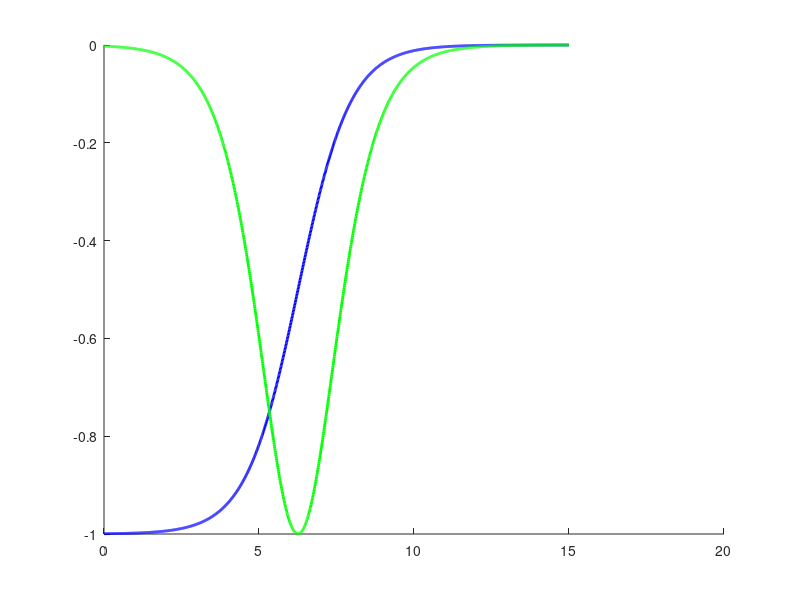

Source code (MATLAB):
function ComputeOPT
% Computes optical potential parameters for fold based on Muhsins paper.

%%%%%%%%%%%%%%%%%%%%%%%%%%%%%%%%%%%%%%%%%%%%%%%%%%%%%%%%%%%%%%%%%%%%%%%%%
%%%%%%%%%%%%%%%%% Definition of Parameters %%%%%%%%%%%%%%%%%%%%%%%%%%%%%%
%%%%%%%%%%%%%%%%%%%%%%%%%%%%%%%%%%%%%%%%%%%%%%%%%%%%%%%%%%%%%%%%%%%%%%%%%

% Definition of constants in physics (SI-units):
eps0 = 8.854187817e-12;           % Dielectric permeability of vacuum
qe = 1.60217662e-19;              % Elementary charge constant.

% Definition of projectile and target (assume n->p transition).
A_target = 116;
Z_target = 50;
A_project = 3;
Z_project = 2;
Ebeam_LAB = 420.0;
DEbeam_LAB = 0.252;
Eeject_LAB = 406.90;
DEeject_LAB = 0.252;

% Definition of paper paparemeters:
rc_coeff = 1.24; % [fm]
rc_off = 0.12; % [fm]
V0 = 118.3; % [MeV].
Ve = -0.13; % [dim. less]
r0_coeff = 1.30; % [fm]
r0_off = -0.48; % [fm]
ar0 = 0.82; % [fm]
Wv0 = 38.5; % [MeV]
Wve0 = 156.1; % [MeV]
Wvew = 52.4; % [MeV]
Ws0 = 35.0; % [MeV]
Wst = 34.2; % [MeV]
Wse0 = 30.8; % [MeV]
Wsew = 106.4; % [MeV]
rw_coeff = 1.31; % [fm]
rw_off = -0.13; % [fm]
aw0 = 0.84; % [fm]

% Definition of uncertainties in parameters:
D_rc_coeff = 0.0; % [fm]
D_rc_off = 0.0; % [fm]
D_V0 = 1.3; % [MeV]
D_Ve = 0.01; % [dim. less]
D_r0_coeff = 0.01; % [fm]
D_r0_off = 0.05; % [fm]
D_ar0 = 0.01; % [fm]
D_Wv0 = 3.9; % [MeV]
D_Wve0 = 11.9; % [MeV]
D_Wvew = 8.2; % [MeV]
D_Ws0 = 1.1; % [MeV]
D_Wst = 8.0; % [MeV]
D_Wse0 = 4.7; % [MeV]
D_Wsew = 8.0; % [MeV]
D_rw_coeff = 0.02; % [fm]
D_rw_off = 0.10; % [fm]
D_aw0 = 0.01; % [fm]

% Definition of correlation coefficients (sequence is as above:
A = [0     0     0     0     0     0     0     0     0     0     0     0     0     0     0     0     0;  
     0     0     0     0     0     0     0     0     0     0     0     0     0     0     0     0     0;  
     0     0     0     0     0     0     0     0     0     0     0     0     0     0     0     0     0;  
     0     0    -0.3   0     0     0     0     0     0     0     0     0     0     0     0     0     0;  
     0     0    -0.3  -0.4   0     0     0     0     0     0     0     0     0     0     0     0     0;  
     0     0    -0.1   0.4  -0.9   0     0     0     0     0     0     0     0     0     0     0     0;  
     0     0     0.5   0.4  -0.6   0.3   0     0     0     0     0     0     0     0     0     0     0;  
     0     0    -0.3   0.5  -0.1   0.1   0.2   0     0     0     0     0     0     0     0     0     0;  
     0     0    -0.2  -0.2   0.2  -0.1  -0.2   0.5   0     0     0     0     0     0     0     0     0;  
     0     0     0    -0.3   0.1  -0.2   0     0.4   0.8   0     0     0     0     0     0     0     0;  
     0     0    -0.1   0.1   0     0.1  -0.2  -0.1  -0.3  -0.6   0     0     0     0     0     0     0;  
     0     0     0.2   0     0.1  -0.2   0    -0.2  -0.2  -0.3   0     0     0     0     0     0     0;  
     0     0    -0.1  -0.2   0.2  -0.1  -0.4   0     0.2  -0.1  -0.1  -0.3   0     0     0     0     0;  
     0     0    -0.1  -0.4   0.2  -0.1  -0.5  -0.3   0.4   0.3  -0.1   0.2   0.1   0     0     0     0;  
     0     0     0    -0.2   0.1  -0.1   0.1   0.2   0.3   0.5  -0.2  -0.7   0.2  -0.2   0     0     0;  
     0     0     0.1   0.4  -0.3   0.2   0.2  -0.1  -0.3  -0.3   0.1   0.6  -0.4   0    -0.9   0     0;  
     0     0    -0.1  -0.5   0.1   0    -0.4  -0.3   0    -0.1   0     0     0.1   0.4   0    -0.3   0];
     
%%%%%%%%%%%%%%%%%%%%%%%%%%%%%%%%%%%%%%%%%%%%%%%%%%%%%%%%%%%%%%%%%%%%%%%%%
%%%%%%%%%%%%%%%%% Transform our matrix to a covariance matrix%%%%%%%%%%%%
%%%%%%%%%%%%%%%%%%%%%%%%%%%%%%%%%%%%%%%%%%%%%%%%%%%%%%%%%%%%%%%%%%%%%%%%%

A = A + A.';
A = A + eye(17);

A(:,1) = A(:,1)*D_rc_coeff;
A(:,2) = A(:,2)*D_rc_off; 
A(:,3) = A(:,3)*D_V0; 
A(:,4) = A(:,4)*D_Ve; 
A(:,5) = A(:,5)*D_r0_coeff; 
A(:,6) = A(:,6)*D_r0_off; 
A(:,7) = A(:,7)*D_ar0; 
A(:,8) = A(:,8)*D_Wv0; 
A(:,9) = A(:,9)*D_Wve0; 
A(:,10) = A(:,10)*D_Wvew; 
A(:,11) = A(:,11)*D_Ws0; 
A(:,12) = A(:,12)*D_Wst;
A(:,13) = A(:,13)*D_Wse0; 
A(:,14) = A(:,14)*D_Wsew; 
A(:,15) = A(:,15)*D_rw_coeff;
A(:,16) = A(:,16)*D_rw_off;
A(:,17) = A(:,17)*D_aw0; 

A(1,:) = A(1,:)*D_rc_coeff;
A(2,:) = A(2,:)*D_rc_off; 
A(3,:) = A(3,:)*D_V0; 
A(4,:) = A(4,:)*D_Ve; 
A(5,:) = A(5,:)*D_r0_coeff; 
A(6,:) = A(6,:)*D_r0_off; 
A(7,:) = A(7,:)*D_ar0; 
A(8,:) = A(8,:)*D_Wv0; 
A(9,:) = A(9,:)*D_Wve0; 
A(10,:) = A(10,:)*D_Wvew; 
A(11,:) = A(11,:)*D_Ws0; 
A(12,:) = A(12,:)*D_Wst;
A(13,:) = A(13,:)*D_Wse0; 
A(14,:) = A(14,:)*D_Wsew; 
A(15,:) = A(15,:)*D_rw_coeff;
A(16,:) = A(16,:)*D_rw_off;
A(17,:) = A(17,:)*D_aw0; 

%%%%%%%%%%%%%%%%%%%%%%%%%%%%%%%%%%%%%%%%%%%%%%%%%%%%%%%%%%%%%%%%%%%%%%%%%
%%%%%%%%%%%%%%%%% Performing the computation %%%%%%%%%%%%%%%%%%%%%%%%%%%%
%%%%%%%%%%%%%%%%%%%%%%%%%%%%%%%%%%%%%%%%%%%%%%%%%%%%%%%%%%%%%%%%%%%%%%%%%

% Coulomb radius:
Rc = rc_coeff*(A_target^(1/3)) + rc_off; % [coulomb radius in fm]
dRc_drc_coeff = A_target^(1/3);
dRc_drc_off = 1;
DRc = dRc_drc_coeff*dRc_drc_coeff*A(1,1) + dRc_drc_off*dRc_drc_off*A(2,2) + 2*dRc_drc_coeff*dRc_drc_off*A(1,2);
DRc = sqrt(DRc);                        % [Error in Coulomb radius in fm].
Rc_fold = Rc/(A_target^(1/3));          % [Coulomb radius FOLD-input]
DRc_fold = DRc/(A_target^(1/3));        % [Error in Coulomb radius FOLD-input]

% Coulomb excitation (Skip errors in physics constants, Z & A):
Ec_before = (6*Z_target*Z_project*qe*qe)/(5*Rc*1e-15); % [Joule].
dEc_before_dRc = Ec_before*(-1/Rc);
DEc_before = sqrt(dEc_before_dRc*dEc_before_dRc*DRc*DRc);
Ec_before = Ec_before/(4*pi*eps0);
DEc_before = DEc_before/(4*pi*eps0);
Ec_before = Ec_before/(qe*1e6); % [MeV].
DEc_before = DEc_before/(qe*1e6); % [MeV].
Ec_after = (6*(Z_target+1)*(Z_project-1)*qe*qe)/(5*Rc*1e-15);
dEc_after_dRc = Ec_after*(-1/Rc);
DEc_after = sqrt(dEc_after_dRc*dEc_after_dRc*DRc*DRc);
Ec_after = Ec_after/(4*pi*eps0);
DEc_after = DEc_after/(4*pi*eps0);
Ec_after = Ec_after/(qe*1e6); % [MeV]. 
DEc_after = DEc_after/(qe*1e6); % [MeV]. 

% Computation of the real volume Wood-Saxon:
RR = r0_coeff*(A_target^(1/3)) + r0_off;
dRR_dr0_coeff = (A_target^(1/3));
dRR_dr0_off = 1;
DRR = sqrt(dRR_dr0_coeff*dRR_dr0_coeff*A(5,5) + dRR_dr0_off*dRR_dr0_off*A(6,6) + 2*dRR_dr0_coeff*dRR_dr0_off*A(5,6));
RR_fold = RR/(A_target^(1/3));
DRR_fold = DRR/(A_target^(1/3));
aR = ar0;
DaR = sqrt(A(7,7));

VR_before = V0 + Ve*(Ebeam_LAB-Ec_before); % [MeV]
dVR_before_dV0 = 1;
dVR_before_dVe = Ebeam_LAB-Ec_before;
dVR_before_dEbeam_LAB = Ve;
dVR_before_dEc_before = -Ve;
DVR_before = sqrt(dVR_before_dV0*dVR_before_dV0*A(3,3) + dVR_before_dVe*dVR_before_dVe*A(4,4) + 2*dVR_before_dV0*dVR_before_dVe*A(3,4) + dVR_before_dEbeam_LAB*dVR_before_dEbeam_LAB*DEbeam_LAB*DEbeam_LAB + dVR_before_dEc_before*dVR_before_dEc_before*DEc_before*DEc_before);

VR_after = V0 + Ve*(Eeject_LAB-Ec_after); % [MeV]
dVR_after_dV0 = 1;
dVR_after_dVe = Eeject_LAB-Ec_after;
dVR_after_dEeject_LAB = Ve;
dVR_after_dEc_after = -Ve;
DVR_after = sqrt(dVR_after_dV0*dVR_after_dV0*A(3,3) + dVR_after_dVe*dVR_after_dVe*A(4,4) + 2*dVR_after_dVe*dVR_after_dV0*A(3,4) + dVR_after_dEeject_LAB*dVR_after_dEeject_LAB*DEeject_LAB*DEeject_LAB + dVR_after_dEc_after*dVR_after_dEc_after*DEc_after*DEc_after);

% Computation of the imaginary volume Wood-Saxon:
RI = rw_coeff*(A_target^(1/3)) + rw_off;
dRI_drw_coeff = A_target^(1/3);
dRI_drw_off = 1;
DRI = sqrt(dRI_drw_coeff*dRI_drw_coeff*A(15,15) + dRI_drw_off*dRI_drw_off*A(16,16) + 2*dRI_drw_coeff*dRI_drw_off*A(15,16));
RI_fold = RI/(A_target^(1/3));
DRI_fold = DRI/(A_target^(1/3));
aI = aw0;
DaI = sqrt(A(17,17));

VI_before = Wv0*(1/(1 + exp((Wve0 - (Ebeam_LAB - Ec_before))/Wvew)));
dVI_before_dWv0 = (1/(1 + exp((Wve0 - (Ebeam_LAB - Ec_before))/Wvew)));
dVI_before_dWve0 = (Wv0*(1/(1 + exp(((Wve0+0.1*sqrt(A(9,9))) - (Ebeam_LAB - Ec_before))/Wvew))) - Wv0*(1/(1 + exp(((Wve0-0.1*sqrt(A(9,9))) - (Ebeam_LAB - Ec_before))/Wvew))))/(0.2*sqrt(A(9,9)));
dVI_before_dEbeam_LAB = (Wv0*(1/(1 + exp((Wve0 - ((Ebeam_LAB+0.1*DEbeam_LAB) - Ec_before))/Wvew))) - Wv0*(1/(1 + exp((Wve0 - ((Ebeam_LAB-0.1*DEbeam_LAB) - Ec_before))/Wvew))))/(0.2*DEbeam_LAB);
DEc_before = DEc_before + 0.00001; % Avoid division by zero.
dVI_before_dEc_before = (Wv0*(1/(1 + exp((Wve0 - (Ebeam_LAB - (Ec_before+0.1*DEc_before)))/Wvew))) - Wv0*(1/(1 + exp((Wve0 - (Ebeam_LAB - (Ec_before-0.1*DEc_before)))/Wvew))))/(0.2*DEc_before);
DEc_before = DEc_before - 0.00001; % put the shift back.
dVI_before_dWvew = (Wv0*(1/(1 + exp((Wve0 - (Ebeam_LAB - Ec_before))/(Wvew+0.1*sqrt(A(10,10)))))) - Wv0*(1/(1 + exp((Wve0 - (Ebeam_LAB - Ec_before))/(Wvew-0.1*sqrt(A(10,10)))))))/(0.2*sqrt(A(10,10)));
DVI_before = 0;
DVI_before = DVI_before + dVI_before_dWv0*dVI_before_dWv0*A(8,8) + 2*dVI_before_dWv0*dVI_before_dWve0*A(8,9) + 2*dVI_before_dWv0*dVI_before_dWvew*A(8,10);
DVI_before = DVI_before + dVI_before_dWve0*dVI_before_dWve0*A(9,9) + 2*dVI_before_dWve0*dVI_before_dWvew*A(9,10);
DVI_before = DVI_before + dVI_before_dWvew*dVI_before_dWvew*A(10,10);
DVI_before = DVI_before + dVI_before_dEbeam_LAB*dVI_before_dEbeam_LAB*DEbeam_LAB*DEbeam_LAB + dVI_before_dEc_before*dVI_before_dEc_before*DEc_before*DEc_before;
DVI_before = sqrt(DVI_before);

VI_after = Wv0*(1/(1 + exp((Wve0 - (Eeject_LAB - Ec_after))/Wvew)));
dVI_after_dWv0 = (1/(1 + exp((Wve0 - (Eeject_LAB - Ec_after))/Wvew)));
dVI_after_dWve0 = (Wv0*(1/(1 + exp(((Wve0+0.1*sqrt(A(9,9))) - (Eeject_LAB - Ec_after))/Wvew))) - Wv0*(1/(1 + exp(((Wve0-0.1*sqrt(A(9,9))) - (Eeject_LAB - Ec_after))/Wvew))))/(0.2*sqrt(A(9,9)));
dVI_after_dEeject_LAB = (Wv0*(1/(1 + exp((Wve0 - ((Eeject_LAB+0.1*DEeject_LAB) - Ec_after))/Wvew))) - Wv0*(1/(1 + exp((Wve0 - ((Eeject_LAB-0.1*DEeject_LAB) - Ec_after))/Wvew))))/(0.2*DEeject_LAB);
DEc_after = DEc_after + 0.00001; % Avoid division by zero.
dVI_after_dEc_after = (Wv0*(1/(1 + exp((Wve0 - (Eeject_LAB - (Ec_after+0.1*DEc_after)))/Wvew))) - Wv0*(1/(1 + exp((Wve0 - (Eeject_LAB - (Ec_after-0.1*DEc_after)))/Wvew))))/(0.2*DEc_after);
DEc_after = DEc_after - 0.00001; % Put the shift back.
dVI_after_dWvew = (Wv0*(1/(1 + exp((Wve0 - (Eeject_LAB - Ec_after))/(Wvew+0.1*sqrt(A(10,10)))))) - Wv0*(1/(1 + exp((Wve0 - (Eeject_LAB - Ec_after))/(Wvew-0.1*sqrt(A(10,10)))))))/(0.2*sqrt(A(10,10)));
DVI_after = 0;
DVI_after = DVI_after + dVI_after_dWv0*dVI_after_dWv0*A(8,8) + 2*dVI_after_dWv0*dVI_after_dWve0*A(8,9) + 2*dVI_after_dWv0*dVI_after_dWvew*A(8,10);
DVI_after = DVI_after + dVI_after_dWve0*dVI_after_dWve0*A(9,9) + 2*dVI_after_dWve0*dVI_after_dWvew*A(9,10);
DVI_after = DVI_after + dVI_after_dWvew*dVI_after_dWvew*A(10,10);
DVI_after = DVI_after + dVI_after_dEeject_LAB*dVI_after_dEeject_LAB*DEeject_LAB*DEeject_LAB + dVI_after_dEc_after*dVI_after_dEc_after*DEc_after*DEc_after;
DVI_after = sqrt(DVI_after);

% Computation of the imaginary surface Wood-Saxon:
epsilon = (A_target - 2*Z_target)/(A_target);
Depsilon = 0;

VIsurf_before = (Ws0 + epsilon*Wst)/(1 + exp(((Ebeam_LAB - Ec_before) - Wse0)/Wsew));
dVIsurf_before_dWs0 = 1/(1 + exp(((Ebeam_LAB - Ec_before) - Wse0)/Wsew));
dVIsurf_before_dWst = epsilon/(1 + exp(((Ebeam_LAB - Ec_before) - Wse0)/Wsew));
dVIsurf_before_dWse0 = ((Ws0 + epsilon*Wst)/(1 + exp(((Ebeam_LAB - Ec_before) - (Wse0+0.1*sqrt(A(13,13))))/Wsew)) - (Ws0 + epsilon*Wst)/(1 + exp(((Ebeam_LAB - Ec_before) - (Wse0-0.1*sqrt(A(13,13))))/Wsew)))/(0.2*sqrt(A(13,13)));
dVIsurf_before_dWsew = ((Ws0 + epsilon*Wst)/(1 + exp(((Ebeam_LAB - Ec_before) - Wse0)/(Wsew+0.1*sqrt(A(14,14))))) - (Ws0 + epsilon*Wst)/(1 + exp(((Ebeam_LAB - Ec_before) - Wse0)/(Wsew-0.1*sqrt(A(14,14))))))/(0.2*sqrt(A(14,14)));
dVIsurf_before_depsilon = Wst/(1 + exp(((Ebeam_LAB - Ec_before) - Wse0)/Wsew));
dVIsurf_before_dEbeam_LAB = ((Ws0 + epsilon*Wst)/(1 + exp((((Ebeam_LAB+0.1*DEbeam_LAB) - Ec_before) - Wse0)/Wsew)) - (Ws0 + epsilon*Wst)/(1 + exp((((Ebeam_LAB-0.1*DEbeam_LAB) - Ec_before) - Wse0)/Wsew)))/(0.2*DEbeam_LAB);
DEc_before = DEc_before + 0.00001; % Avoid division by zero.
dVIsurf_before_dEc_before = ((Ws0 + epsilon*Wst)/(1 + exp(((Ebeam_LAB - (Ec_before+0.1*DEc_before)) - Wse0)/Wsew)) - (Ws0 + epsilon*Wst)/(1 + exp(((Ebeam_LAB - (Ec_before-0.1*DEc_before)) - Wse0)/Wsew)))/(0.2*DEc_before);
DEc_before = DEc_before - 0.00001; % put the shift back.
DVIsurf_before = 0;
DVIsurf_before = DVIsurf_before + dVIsurf_before_dWs0*dVIsurf_before_dWs0*A(11,11); + 2*dVIsurf_before_dWs0*dVIsurf_before_dWst*A(11,12) + 2*dVIsurf_before_dWs0*dVIsurf_before_dWse0*A(11,13) + 2*dVIsurf_before_dWs0*dVIsurf_before_dWsew*A(11,14);
DVIsurf_before = DVIsurf_before + dVIsurf_before_dWst*dVIsurf_before_dWst*A(12,12); + 2*dVIsurf_before_dWst*dVIsurf_before_dWse0*A(12,13) + 2*dVIsurf_before_dWst*dVIsurf_before_dWsew*A(12,14);
DVIsurf_before = DVIsurf_before + dVIsurf_before_dWse0*dVIsurf_before_dWse0*A(13,13) + 2*dVIsurf_before_dWse0*dVIsurf_before_dWsew*A(13,14);
DVIsurf_before = DVIsurf_before + dVIsurf_before_dWsew*dVIsurf_before_dWsew*A(14,14);
DVIsurf_before = DVIsurf_before + dVIsurf_before_depsilon*dVIsurf_before_depsilon*Depsilon*Depsilon;
DVIsurf_before = DVIsurf_before + dVIsurf_before_dEbeam_LAB*dVIsurf_before_dEbeam_LAB*DEbeam_LAB*DEbeam_LAB;
DVIsurf_before = DVIsurf_before + dVIsurf_before_dEc_before*dVIsurf_before_dEc_before*DEc_before*DEc_before;
DVIsurf_before = sqrt(DVIsurf_before);

VIsurf_after = (Ws0 - epsilon*Wst)/(1 + exp(((Eeject_LAB - Ec_after) - Wse0)/Wsew));
dVIsurf_after_dWs0 = 1/(1 + exp(((Eeject_LAB - Ec_after) - Wse0)/Wsew));
dVIsurf_after_dWst = epsilon/(1 + exp(((Eeject_LAB - Ec_after) - Wse0)/Wsew));
dVIsurf_after_dWse0 = ((Ws0 + epsilon*Wst)/(1 + exp(((Eeject_LAB - Ec_after) - (Wse0+0.1*sqrt(A(13,13))))/Wsew)) - (Ws0 + epsilon*Wst)/(1 + exp(((Eeject_LAB - Ec_after) - (Wse0-0.1*sqrt(A(13,13))))/Wsew)))/(0.2*sqrt(A(13,13)));
dVIsurf_after_dWsew = ((Ws0 + epsilon*Wst)/(1 + exp(((Eeject_LAB - Ec_after) - Wse0)/(Wsew+0.1*sqrt(A(14,14))))) - (Ws0 + epsilon*Wst)/(1 + exp(((Eeject_LAB - Ec_after) - Wse0)/(Wsew-0.1*sqrt(A(14,14))))))/(0.2*sqrt(A(14,14)));
dVIsurf_after_depsilon = Wst/(1 + exp(((Eeject_LAB - Ec_after) - Wse0)/Wsew));
dVIsurf_after_dEeject_LAB = ((Ws0 + epsilon*Wst)/(1 + exp((((Eeject_LAB+0.1*DEeject_LAB) - Ec_after) - Wse0)/Wsew)) - (Ws0 + epsilon*Wst)/(1 + exp((((Eeject_LAB-0.1*DEeject_LAB) - Ec_after) - Wse0)/Wsew)))/(0.2*DEeject_LAB);
DEc_after = DEc_after + 0.00001; % Avoid division by zero.
dVIsurf_after_dEc_after = ((Ws0 + epsilon*Wst)/(1 + exp(((Eeject_LAB - (Ec_after+0.1*DEc_after)) - Wse0)/Wsew)) - (Ws0 + epsilon*Wst)/(1 + exp(((Eeject_LAB - (Ec_after-0.1*DEc_after)) - Wse0)/Wsew)))/(0.2*DEc_after);
DEc_after = DEc_after - 0.00001; % put the shift back.
DVIsurf_after = 0;
DVIsurf_after = DVIsurf_after + dVIsurf_after_dWs0*dVIsurf_after_dWs0*A(11,11); + 2*dVIsurf_after_dWs0*dVIsurf_after_dWst*A(11,12) + 2*dVIsurf_after_dWs0*dVIsurf_after_dWse0*A(11,13) + 2*dVIsurf_after_dWs0*dVIsurf_after_dWsew*A(11,14);
DVIsurf_after = DVIsurf_after + dVIsurf_after_dWst*dVIsurf_after_dWst*A(12,12); + 2*dVIsurf_after_dWst*dVIsurf_after_dWse0*A(12,13) + 2*dVIsurf_after_dWst*dVIsurf_after_dWsew*A(12,14);
DVIsurf_after = DVIsurf_after + dVIsurf_after_dWse0*dVIsurf_after_dWse0*A(13,13) + 2*dVIsurf_after_dWse0*dVIsurf_after_dWsew*A(13,14);
DVIsurf_after = DVIsurf_after + dVIsurf_after_dWsew*dVIsurf_after_dWsew*A(14,14);
DVIsurf_after = DVIsurf_after + dVIsurf_after_depsilon*dVIsurf_after_depsilon*Depsilon*Depsilon;
DVIsurf_after = DVIsurf_after + dVIsurf_after_dEeject_LAB*dVIsurf_after_dEeject_LAB*DEeject_LAB*DEeject_LAB;
DVIsurf_after = DVIsurf_after + dVIsurf_after_dEc_after*dVIsurf_after_dEc_after*DEc_after*DEc_after;
DVIsurf_after = sqrt(DVIsurf_after);

%%%%%%%%%%%%%%%%%%%%%%%%%%%%%%%%%%%%%%%%%%%%%%%%%%%%%%%%%%%%%%%%%%%%%%%%%
%%%%%%%%%%%%%%%%% Illustration part %%%%%%%%%%%%%%%%%%%%%%%%%%%%%%%%%%%%%
%%%%%%%%%%%%%%%%%%%%%%%%%%%%%%%%%%%%%%%%%%%%%%%%%%%%%%%%%%%%%%%%%%%%%%%%%

% Function definitions (imaginary part):
R = RI;
a = aI;
f = @(x) -1./(1+exp((x-R)./a)); % Wood-Saxon potential (with minus-sign!)
g = @(x) (-4*a).*(f(x-0.001)-f(x+0.001))./0.002; % Wood-saxon derivative.
x = 0:0.01:15;
y = f(x);
z = g(x);
n = max(size(x));
Int_V = 0;
Int_S = 0;
mesh = x(2)-x(1);

for k = 1:1:n
Int_V = Int_V + f(x(k))*(x(k)^2)*4*pi*mesh;
Int_S = Int_S + g(x(k))*(x(k)^2)*4*pi*mesh;
end

Volume_Ratio = Int_S/Int_V;

close all
figure
hold on
plot(x,y,'b-','LineWidth',2)
plot(x,-z,'g-','LineWidth',2)

%%%%%%%%%%%%%%%%%%%%%%%%%%%%%%%%%%%%%%%%%%%%%%%%%%%%%%%%%%%%%%%%%%%%%%%%%
%%%%%%%%%%%%%%%%% Output definition %%%%%%%%%%%%%%%%%%%%%%%%%%%%%%%%%%%%%
%%%%%%%%%%%%%%%%%%%%%%%%%%%%%%%%%%%%%%%%%%%%%%%%%%%%%%%%%%%%%%%%%%%%%%%%%

% Display output:
fprintf('Coulomb radius as requested by FOLD [fm]: %d +/- %f \n', Rc_fold, DRc_fold);
fprintf('Coulomb energy correction Input Channel [MeV]: %d +/- %f \n', Ec_before, DEc_before);
fprintf('Coulomb energy correction Output Channel [MeV]: %d +/- %f \n', Ec_after, DEc_after);
disp('');
fprintf('Real opt. pot. Input Channel VR [MeV]: %d +/- %f \n', VR_before, DVR_before);
fprintf('Real opt. pot. Input Channel RR [fm]: %d +/- %f \n', RR_fold, DRR_fold);
fprintf('Real opt. pot. Input Channel aR [fm]: %d +/- %f \n', aR, DaR);
fprintf('Real opt. pot. Input Channel soR [?]: %d +/- %f \n', 0, 0);
disp('');
fprintf('Imaginary opt. pot. Input Channel VI [MeV]: %d +/- %f \n', VI_before, DVI_before);
fprintf('Imaginary opt. pot. Input Channel VIsurf [MeV]: %d +/- %f \n', VIsurf_before, DVIsurf_before);
fprintf('Imaginary opt. pot. Input Channel RI [fm]: %d +/- %f \n', RI_fold, DRI_fold);
fprintf('Imaginary opt. pot. Input Channel aI [fm]: %d +/- %f \n', aI, DaI);
fprintf('Imaginary opt. pot. Input Channel soI [?]: %d +/- %f \n', 0, 0);
disp('');
fprintf('Real opt. pot. Output Channel VR [MeV]: %d +/- %f \n', VR_after, DVR_after);
fprintf('Real opt. pot. Output Channel RR [fm]: %d +/- %f \n', RR_fold, DRR_fold);
fprintf('Real opt. pot. Output Channel aR [fm]: %d +/- %f \n', aR, DaR);
fprintf('Real opt. pot. Output Channel soR [?]: %d +/- %f \n', 0, 0);
disp('');
fprintf('Imaginary opt. pot. Output Channel VI [MeV]: %d +/- %f \n', VI_after, DVI_after);
fprintf('Imaginary opt. pot. Output Channel VIsurf [MeV]: %d +/- %f \n', VIsurf_after, DVIsurf_after);
fprintf('Imaginary opt. pot. Output Channel RI [fm]: %d +/- %f \n', RI_fold, DRI_fold);
fprintf('Imaginary opt. pot. Output Channel aI [fm]: %d +/- %f \n', aI, DaI);
fprintf('Imaginary opt. pot.Output Channel soI [?]: %d +/- %f \n', 0, 0);
disp('');
fprintf('Ratio of imaginary vol. and surf. function integrals : %d \n', Volume_Ratio);

end
